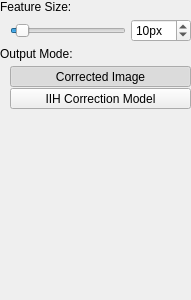
<?xml version="1.0" encoding="UTF-8"?>
<ui version="4.0">
 <class>FilterWidget</class>
 <widget class="QWidget" name="FilterWidget">
  <property name="geometry">
   <rect>
    <x>0</x>
    <y>0</y>
    <width>191</width>
    <height>300</height>
   </rect>
  </property>
  <property name="windowTitle">
   <string>Form</string>
  </property>
  <layout class="QVBoxLayout" name="verticalLayout" stretch="0,1">
   <property name="spacing">
    <number>0</number>
   </property>
   <property name="leftMargin">
    <number>0</number>
   </property>
   <property name="topMargin">
    <number>0</number>
   </property>
   <property name="rightMargin">
    <number>0</number>
   </property>
   <property name="bottomMargin">
    <number>0</number>
   </property>
   <item>
    <layout class="QVBoxLayout" name="verticalLayout_6">
     <property name="spacing">
      <number>5</number>
     </property>
     <item>
      <widget class="QLabel" name="label_2">
       <property name="text">
        <string>Feature Size:</string>
       </property>
      </widget>
     </item>
     <item>
      <layout class="QHBoxLayout" name="horizontalLayout_3">
       <property name="spacing">
        <number>5</number>
       </property>
       <property name="leftMargin">
        <number>10</number>
       </property>
       <item>
        <widget class="QSlider" name="mSliderFeatureSize">
         <property name="minimum">
          <number>1</number>
         </property>
         <property name="maximum">
          <number>200</number>
         </property>
         <property name="value">
          <number>10</number>
         </property>
         <property name="orientation">
          <enum>Qt::Horizontal</enum>
         </property>
        </widget>
       </item>
       <item>
        <widget class="QSpinBox" name="mSpinFeatureSize">
         <property name="suffix">
          <string>px</string>
         </property>
         <property name="minimum">
          <number>1</number>
         </property>
         <property name="maximum">
          <number>200</number>
         </property>
         <property name="value">
          <number>10</number>
         </property>
        </widget>
       </item>
      </layout>
     </item>
     <item>
      <widget class="QLabel" name="label_3">
       <property name="text">
        <string>Output Mode:</string>
       </property>
      </widget>
     </item>
     <item>
      <layout class="QVBoxLayout" name="verticalLayout_2">
       <property name="spacing">
        <number>1</number>
       </property>
       <property name="leftMargin">
        <number>10</number>
       </property>
       <item>
        <widget class="QToolButton" name="mButtonOutputModeCorrectedImage">
         <property name="sizePolicy">
          <sizepolicy hsizetype="Preferred" vsizetype="Preferred">
           <horstretch>0</horstretch>
           <verstretch>0</verstretch>
          </sizepolicy>
         </property>
         <property name="text">
          <string>Corrected Image</string>
         </property>
         <property name="checkable">
          <bool>true</bool>
         </property>
         <property name="checked">
          <bool>true</bool>
         </property>
         <property name="autoExclusive">
          <bool>true</bool>
         </property>
         <property name="class" stdset="0">
          <string>cFlatOptionButton</string>
         </property>
         <attribute name="buttonGroup">
          <string notr="true">buttonGroup</string>
         </attribute>
        </widget>
       </item>
       <item>
        <widget class="QToolButton" name="mButtonOutputModeIIHCorrectionModel">
         <property name="sizePolicy">
          <sizepolicy hsizetype="Preferred" vsizetype="Preferred">
           <horstretch>0</horstretch>
           <verstretch>0</verstretch>
          </sizepolicy>
         </property>
         <property name="text">
          <string>IIH Correction Model</string>
         </property>
         <property name="checkable">
          <bool>true</bool>
         </property>
         <property name="autoExclusive">
          <bool>true</bool>
         </property>
         <property name="class" stdset="0">
          <string>cFlatOptionButton</string>
         </property>
         <attribute name="buttonGroup">
          <string notr="true">buttonGroup</string>
         </attribute>
        </widget>
       </item>
      </layout>
     </item>
    </layout>
   </item>
   <item>
    <spacer name="verticalSpacer">
     <property name="orientation">
      <enum>Qt::Vertical</enum>
     </property>
     <property name="sizeHint" stdset="0">
      <size>
       <width>0</width>
       <height>0</height>
      </size>
     </property>
    </spacer>
   </item>
  </layout>
 </widget>
 <resources/>
 <connections/>
 <buttongroups>
  <buttongroup name="buttonGroup"/>
 </buttongroups>
</ui>
